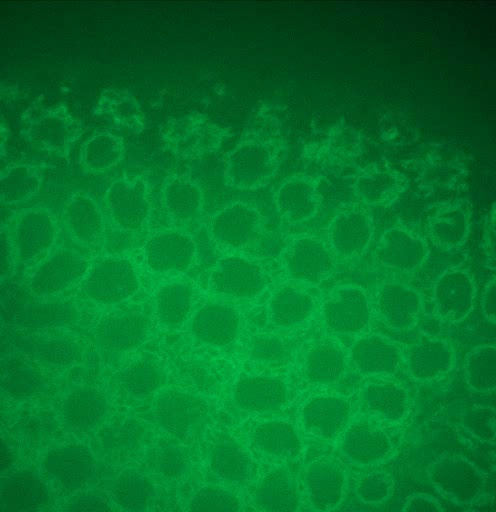
#> input picture 2_sample.jpg, 496 x 512 px
$ python -i ContourCounting.py   (imports and definitions only)   (older library calls are emulated)
#> lines starting #> are read from the running program, lines starting #| are printed output that depends on the picture; after the words box and inside, x2 and y2 are one past the last pixel; in counts of white or black regions, pixels touching at a corner belong together
##################################################
## Software interface and backend created to track division and
## trajectory of Drosophila Melanogaster Cells.
##################################################
## Author: Mayra Banuelos
## Copyright: Copyright 2018, CLONETIFY-IT
## Credits: Sarai Aquino, Ted
## Version: 1.0.0
## Mmaintainer: Mayra Banuelos
## Status: Currently being translated to Python3 and PyQt5
##################################################

import numpy as np
import cv2
import imutils

def counting(file):
    #CONSTANTS DEFINITIONS
#> called with file = '2_sample.jpg'
    MIN_TRESH= 70;
    MAX_TRESH = 255

    counter = 0
    sum = 0
    areas = []
    dst = np.zeros(shape=(5,2))

    image1 = cv2.imread(file)
#> image1 is the input picture: shape (512, 496, 3); mean B, G, R 40.9, 116.2, 1.8
    height, width, channels = image1.shape
#> height = 512; width = 496; channels = 3
    number = np.amax(image1)
#> number = 193
    image1 = cv2.cvtColor(image1, cv2.COLOR_BGR2RGB)
    #image_gauss = cv2.fastNlMeansDenoisingColored(image1, None, 10, 10, 7, 21)
    image_gauss = cv2.GaussianBlur(image1, (3,3), 0,0);
    image_gray = cv2.cvtColor(image_gauss, cv2.COLOR_BGR2GRAY)
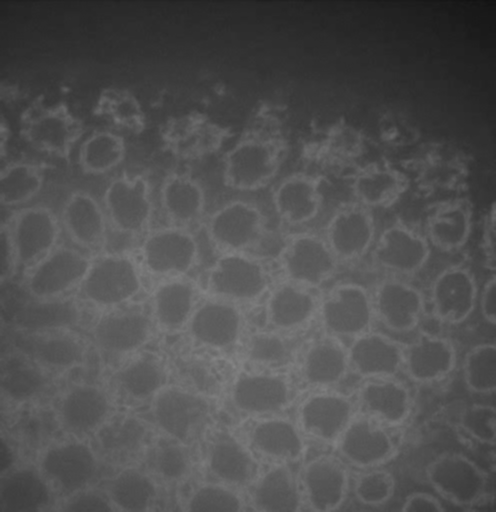
#> image_gray: shape (512, 496); min 18, max 133, mean 80.7
    image_gray = cv2.normalize(image_gray, dst, 0, 255, cv2.NORM_MINMAX)
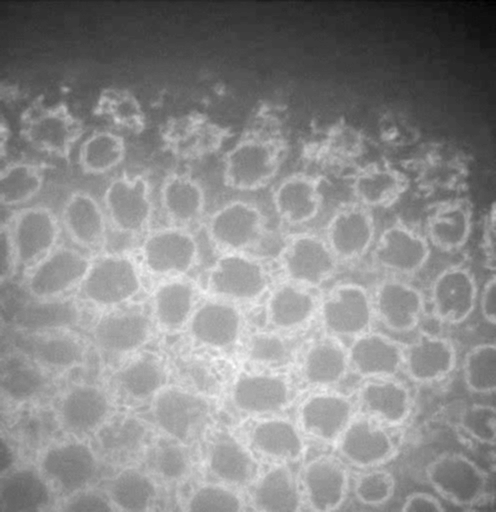
#> image_gray: shape (512, 496); min 0, max 255, mean 139
    image_contours = image1.copy()

    #Adaptive Histogram Equalization
    clahe = cv2.createCLAHE(clipLimit=6, tileGridSize=(8,8))
    cl1 = clahe.apply(image_gray)
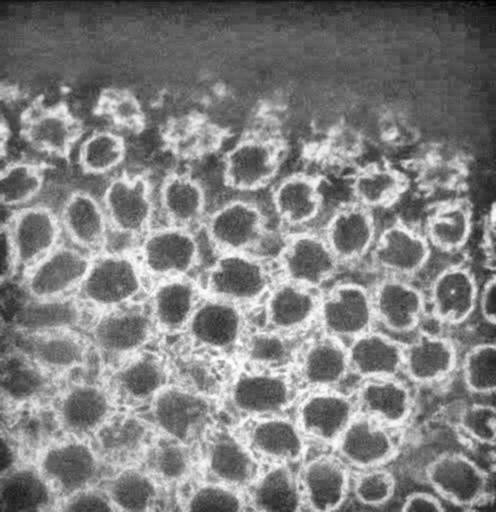
#> cl1: shape (512, 496); min 1, max 255, mean 128

    #Kernel Definitions for Threshold
    kernel = cv2.getStructuringElement(cv2.MORPH_ELLIPSE,(2,2))
    kernel2 = cv2.getStructuringElement(cv2.MORPH_ELLIPSE,(3,3))
    #Apply morphological modifications
    ret, image_edged = cv2.threshold(cl1, MIN_TRESH, MAX_TRESH, cv2.THRESH_BINARY+cv2.THRESH_OTSU)
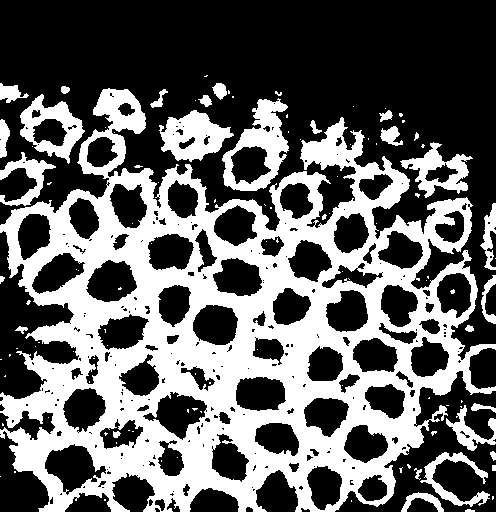
#> image_edged: shape (512, 496); 39% white; 112 white regions (80 under 20 px), largest, box (x1, y1, x2, y2) and area: (0, 88, 496, 512) 84475, (222, 98, 289, 191) 2688, (159, 110, 234, 162) 2215
#> ret = 137
    #image_edged2 = cv2.dilate(image_edged, kernel, iterations = 3)
    #image_edged3 = cv2.erode (image_edged, kernel2, iterations = 5)
    image_edged3= cv2.morphologyEx(image_edged, cv2.MORPH_OPEN, kernel)
#> image_edged3: shape (512, 496); 38.9% white; 75 white regions (44 under 20 px), largest, box (x1, y1, x2, y2) and area: (0, 89, 496, 512) 84284, (223, 99, 290, 192) 2690, (161, 111, 235, 163) 2190
    image_edged3= cv2.morphologyEx(image_edged, cv2.MORPH_OPEN, kernel)
    image_edged3= cv2.morphologyEx(image_edged, cv2.MORPH_OPEN, kernel)
    image_edged3=cv2.morphologyEx(image_edged3, cv2.MORPH_CLOSE, kernel2)
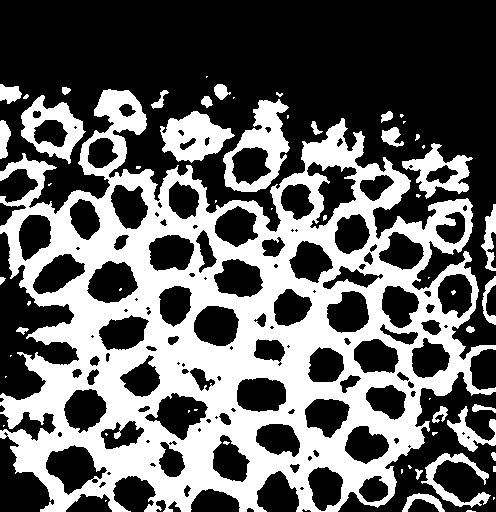
#> image_edged3: shape (512, 496); 39.4% white; 60 white regions (31 under 20 px), largest, box (x1, y1, x2, y2) and area: (0, 89, 496, 512) 86441, (223, 99, 290, 192) 2723, (160, 111, 235, 163) 2230
    image_edged3=cv2.morphologyEx(image_edged3, cv2.MORPH_CLOSE, kernel2)
    #image_edged3= cv2.morphologyEx(image_edged, cv2.MORPH_OPEN, kernel)


    image_edged3[0:(height-1),0] = 255
    image_edged3[0:(height-1), (width-1)] = 255
    image_edged3[(height-1),0:(width-1)] = 255
    image_edged3[0,1:(width-1)] = 255
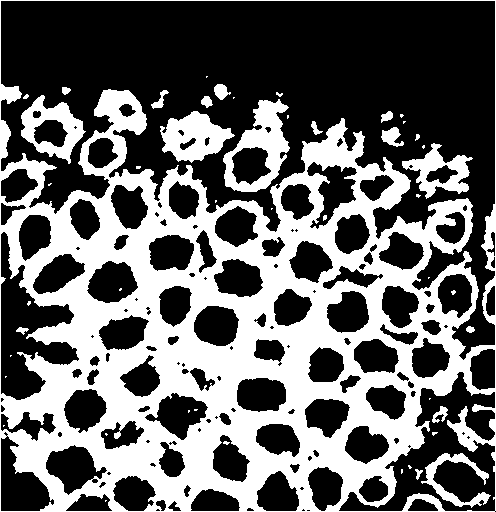
#> image_edged3: shape (512, 496); 40% white; 48 white regions (28 under 20 px)

    #Find Contours
    cnts = cv2.findContours(image_edged3.copy(), cv2.RETR_TREE, cv2.CHAIN_APPROX_TC89_KCOS)
#> cnts = 201 contours, 74 with area under 20; largest, box (x1, y1, x2, y2) and area: (0, 0, 496, 512) 252698, (0, 0, 496, 361) 90945, (338, 371, 496, 512) 9876, (0, 231, 80, 401) 5948, (223, 99, 290, 192) 3633
    cnts = cnts[0] if imutils.is_cv2() else cnts[1]


    #CONSIDER MINIMUM CELL and Select how close you want to get the minimum to the avg AVG_SIZE
    sumVariance = 0
    sum_t = 0

    for i in cnts:
        #print(cv2.contourArea(i))
        if cv2.contourArea(i) == 0:
            continue;
        else:
            areas.append(cv2.contourArea(i))
            sum = cv2.contourArea(i) + sum
            #sum_t = sum_t + (cv2.contourArea(i) * cv2.contourArea(i))
            counter = counter + 1
#> this loop made 201 passes
#> (i, sum) on passes 1, 3, 4, 12, 18, 25, 27, 29, 30, 32, 35: ([[0, 0], [0, 511], [495, 510], [495, 0]], 252697.5), ([[303, 508], [305, 510], [301, 510]], 252701.5), ([[158, 508], [160, 510], [155, 510]], 252706.5), ([[302, 486], [304, 488], [301, 490], [299, 488]], 254535.5), ([[109, 471], [111, 473], [108, 475], [106, 473]], 256417), ([[409, 444], [411, 446], [409, 448], [407, 446]], 259019), ([[170, 441], [172, 443], [170, 445], [168, 443]], 260773), ([[174, 440], [177, 443], [174, 445], [171, 442]], 261401.5), ([[148, 439], [150, 441], [147, 443], [145, 441]], 261411.5), ([[468, 435], [470, 437], [468, 439], [466, 437]], 261447.5), ([[223, 443], [227, 444], [229, 442], [226, 441]], 264813)
#> sum on passes 5, 6, 7, 8, 9, 11: 252719.5, 252793, 252880, 253131.5, 253662.5, 254525.5
#> after the loop, areas = 182 values, max 252697.5 at index 0, min 2 at index 161, mean 2395.8; counter = 182; sum = 436038.5

    areas.remove(max(areas))
    import math

    avg = sum/counter
#> avg = 2395.8
    sum_sq = 0

    for i in range(len(areas)):
        var = sum - areas[i]
        var_sq = var * var
        sum_sq = sum_sq + var_sq
#> this loop made 181 passes
#> (var, var_sq, sum_sq) on passes 2 to 4: (436033.5, 1.9e+11, 3.8e+11), (436025.5, 1.9e+11, 5.7e+11), (435965, 1.9e+11, 7.6e+11)
#> after the loop, sum_sq = 3.43e+13
        #print(sum_sq)

    var_avg = sum_sq/counter
#> var_avg = 1.88e+11
    variance = math.sqrt(var_avg)/counter
#> variance = 2384

    minimum = (math.sqrt(variance) * (math.sqrt(counter/math.pi)))
#> minimum = 371.6
    maximum = avg + variance
#> maximum = 4779.8
    print(areas, sum, variance, avg, maximum, minimum)
#> (printed output is left out)

    cells=[]
    counter = 0

    #Iterate through all contours and rule out those that do not satisfy size criteria
    for i in cnts:
        if cv2.contourArea(i) < minimum or cv2.contourArea(i) > maximum:
            continue;
        #obtain moment from cell objects
        M = cv2.moments(i)
        #obtain center coordinates and print them
        cx = int(M['m10']/M['m00'])
        cy = int(M['m01']/M['m00'])
        area = cv2.contourArea(i)
        cells.append([cx,cy,area])
#> this loop made 201 passes
#> i on passes 1 to 3: [[0, 0], [0, 511], [495, 510], [495, 0]], [[306, 510], [310, 510]], [[303, 508], [305, 510], [301, 510]]
#> after the loop, cells = 59 items, first 6: [90, 503, 531], [214, 501, 863], [373, 489, 586], [133, 493, 1167], [277, 494, 1279.5], [324, 487, 1172]
        # cv2.circle(image_contours, (cx, cy), 5, (34,255,34), -1)
        # x, y, w, h = cv2.boundingRect(i)
        # # draw a green rectangle to visualize the bounding rect
        # #cv2.rectangle(image_contours, (x, y), (x+w, y+h), (0, 0, 255), 2)
        # # get the min area rect
        # rect = cv2.minAreaRect(i)
        # box = cv2.boxPoints(rect)
        # # convert all coordinates floating point values to int
        # box = np.int0(box)
        # # draw a red 'nghien' rectangle
        # #cv2.drawContours(image_contours, [box], 0, (255, 0, 0), 2)
        # hull = cv2.convexHull(i)
        # #cv2.drawContours(image_contours,[hull],0,(0,0,0), 2)
        # #cv2.fillPoly(image_edged3, [hull], (0,0,0))
        # counter = counter + 1

    n = len(cells)
#> n = 59
    print(n)
#| 59
    total = n - 1
#> total = 58
    delete=[]

    for j in range(0, total):
        for k in range(j+1, n):
            if abs(cells[j][0] - cells[k][0]) < 15:
                if abs(cells[j][1] - cells[k][1]) < 15:
                    if cells[j][2] > cells[k][2]:
                        delete.append(k)
                    else:
                        delete.append(j)
#> after the loop, delete = [56, 58]

    print(delete)
#| [56, 58]
    for i in sorted(delete, reverse=True):
        del cells[i]

    size = len(cells)
#> size = 57
    print(size)
#| 57
    for m in range(0, size):
        cx = int(cells[m][0])
        cy = int(cells[m][1])
        cv2.circle(image_contours, (cx, cy), 5, (34,255,34), -1)
        counter = counter + 1
#> this loop made 57 passes
#> (cx, cy) on passes 1 to 12: (90, 503), (214, 501), (373, 489), (133, 493), (277, 494), (324, 487), (72, 467), (171, 461), (19, 483), (229, 460), (365, 444), (277, 438)
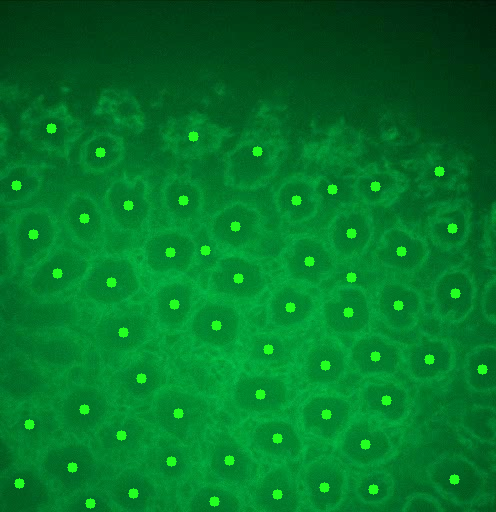
#> image_contours: shape (512, 496, 3); mean R, G, B 2.3, 118.6, 40.7
#> after the loop, counter = 57

    #Return Results
    #print(cnts)
    #print(cells)
    print ("Average Value is: %d and cells: %d" %(avg, counter))
#| Average Value is: 2395 and cells: 57

    #cv2.waitKey(0)
    return image_contours, counter

>>> result = counting('2_sample.jpg')
